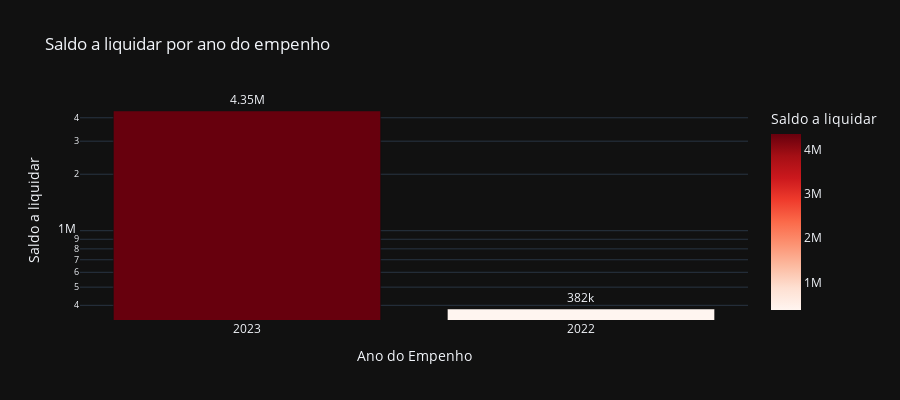

Notebook cell for this chart:
### Code cell
# Saldo a liquidar por ano
cols = ['ANO', 'A_LIQUIDAR']

df_aux = df.loc[:, cols].groupby('ANO').sum().sort_values(by= 'A_LIQUIDAR', ascending=False).reset_index()
df_aux = df_aux[df_aux['A_LIQUIDAR'] > 0]
fig = px.bar(df_aux, 
             x='ANO', 
             y='A_LIQUIDAR',
             title='Saldo a liquidar por ano do empenho',
             labels={'ANO':'Ano do Empenho', 'A_LIQUIDAR':'Saldo a liquidar'},
             text_auto='.3s',
             height=400,
             log_y=True,
             color='A_LIQUIDAR',
             color_continuous_scale = 'reds',
             template='plotly_dark')
fig.update_traces(textposition = 'outside', cliponaxis = False, hovertemplate=None)
fig.update_layout(hovermode="x unified")

fig.show()

### Figure 1 — Plotly figure (JSON) as saved in the notebook; plotly's stock layout.template omitted (floating-point values rounded to 4 significant figures)
{"data": [{"alignmentgroup": "True", "cliponaxis": false, "legendgroup": "", "marker": {"color": [4347000.0, 382400.0], "coloraxis": "coloraxis", "pattern": {"shape": ""}}, "name": "", "offsetgroup": "", "orientation": "v", "showlegend": false, "textposition": "outside", "texttemplate": "%{y:.3s}", "type": "bar", "x": ["2023", "2022"], "xaxis": "x", "y": [4347000.0, 382400.0], "yaxis": "y"}], "layout": {"barmode": "relative", "coloraxis": {"colorbar": {"title": {"text": "Saldo a liquidar"}}, "colorscale": [[0, "rgb(255,245,240)"], [0.125, "rgb(254,224,210)"], [0.25, "rgb(252,187,161)"], [0.375, "rgb(252,146,114)"], [0.5, "rgb(251,106,74)"], [0.625, "rgb(239,59,44)"], [0.75, "rgb(203,24,29)"], [0.875, "rgb(165,15,21)"], [1, "rgb(103,0,13)"]]}, "height": 400, "hovermode": "x unified", "legend": {"tracegroupgap": 0}, "title": {"text": "Saldo a liquidar por ano do empenho"}, "xaxis": {"anchor": "y", "domain": [0, 1], "title": {"text": "Ano do Empenho"}}, "yaxis": {"anchor": "x", "domain": [0, 1], "title": {"text": "Saldo a liquidar"}, "type": "log"}}}
